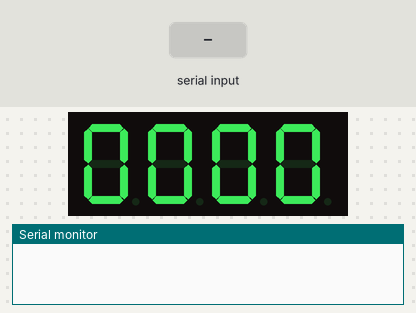
The sketch below on a simulated Arduino Uno, built with avr-gcc and run on an emulated ATmega328P. Parts: 4-digit seven-segment display, the last lines printed to the serial monitor. Inputs (shaded band) come from the test bench.

Above: at 1.2 s.
1.3 s: "s90\n" received over Serial
2.8 s: "s,45\n" received over Serial
At 3.5 s:
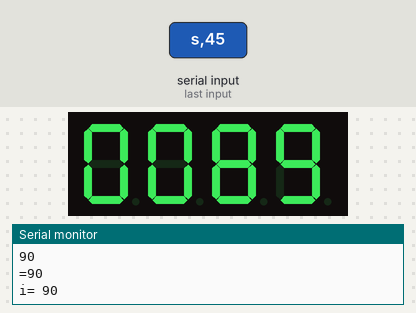
At 37.2 s:
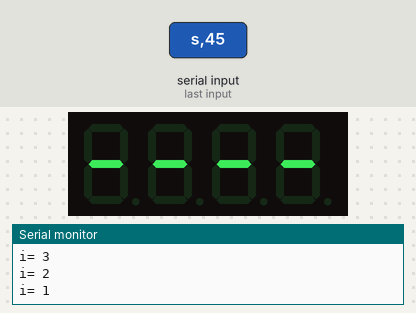

The sketch:

4digit_7_segment__5.ino
```cpp
//https://www.circuitbasics.com/arduino-7-segment-display-tutorial/

#include "SevSeg.h"
SevSeg sevseg;
unsigned long timer = 0;
String number="";
int num;
bool zero = false;

void setup(){
  byte numDigits = 4;
  byte digitPins[] = {10, 11, 12, 13};
  byte segmentPins[] = {9, 2, 3, 5, 6, 8, 7, 4};

  bool resistorsOnSegments = true;
  bool updateWithDelaysIn = true;
  byte hardwareConfig = COMMON_CATHODE;
  sevseg.begin(hardwareConfig, numDigits, digitPins, segmentPins, resistorsOnSegments);
  sevseg.setBrightness(90);
  Serial.begin(9600);
  sevseg.setNumber(0000, 4);
  sevseg.refreshDisplay();
}
int i=0;
void loop(){
  //for(int i=0; i<=1000; i++){
    static unsigned long timer = millis();
if(Serial.available()){
  char a = Serial.read();
  if((a == '0')||(a == '1')||(a == '3')||(a == '4')||(a == '5')||(a == '6')||(a == '7')||(a == '8')||(a == '9')){
    //a = Serial.parseInt()*10;
    number += a;
  }
  else if(a == 's'){
    Serial.println(number);
    num = number.toInt()+7;
    Serial.print("=");
    i=number.toInt();
    number="";
    Serial.print(i);
    Serial.println();
    static unsigned long timer = millis();
  }
}
  timer = millis();
  if ((millis() > timer)&&(i>0)){
Serial.print("i= ");
Serial.println(i);
    timer += 1000;
    sevseg.setNumber(i-1, 4);
    //Serial.print(i);
    delay(0);
    i--;
    zero=true;
  }
    if((i <=0)&&(zero == true)){
      zero = false;
      sevseg.setNumber(99999999, 4);
    }
    sevseg.refreshDisplay();
  //}
}


/*
 * sevseg.setChars("E");
    sevseg.setNumber(V, 1);
    sevseg.refreshDisplay();
 */
```

Measured:
- after the input at 2.8 s, the display: changes after 0.07 s (image 1)
